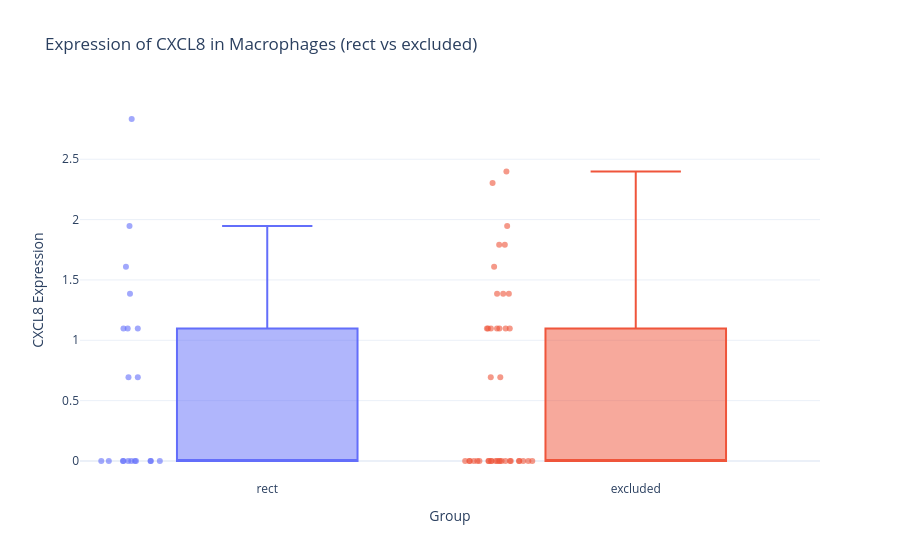

The cell this chart's notebook holds for it:
### Code cell
import plotly.express as px

# Choose the top marker gene (e.g., CXCL8 or any other)
top_marker = "CXCL8"

# Make sure the gene exists in the dataframe
if top_marker in monocytes_combined.columns:
    fig = px.box(
        monocytes_combined,
        x="group",
        y=top_marker,
        points="all",  # shows individual data points
        color="group",
        title=f"Expression of {top_marker} in Macrophages (rect vs excluded)",
        labels={
            "group": "Group",
            top_marker: f"{top_marker} Expression"
        },
        template="plotly_white"
    )
    fig.update_traces(marker=dict(size=6, opacity=0.6), jitter=0.4)
    fig.update_layout(showlegend=False)
    fig.show()
else:
    print(f"Gene '{top_marker}' not found in dataframe.")

### Figure 1 — Plotly figure (JSON) as saved in the notebook; plotly's stock layout.template omitted (floating-point values rounded to 4 significant figures)
{"data": [{"alignmentgroup": "True", "boxpoints": "all", "hovertemplate": "Group=%{x}<br>CXCL8 Expression=%{y}<extra></extra>", "jitter": 0.4, "legendgroup": "rect", "marker": {"color": "#636efa", "opacity": 0.6, "size": 6}, "name": "rect", "notched": false, "offsetgroup": "rect", "orientation": "v", "showlegend": true, "type": "box", "x": ["rect", "rect", "rect", "rect", "rect", "rect", "rect", "rect", "rect", "rect", "rect", "rect", "rect", "rect", "rect", "rect", "rect", "rect", "rect", "rect"], "x0": " ", "xaxis": "x", "y": [0.6931, 0, 0, 1.609, 0, 0, 0, 1.386, 1.946, 0, 2.833, 1.099, 1.099, 0, 0, 0.6931, 1.099, 0, 0, 0], "y0": " ", "yaxis": "y"}, {"alignmentgroup": "True", "boxpoints": "all", "hovertemplate": "Group=%{x}<br>CXCL8 Expression=%{y}<extra></extra>", "jitter": 0.4, "legendgroup": "excluded", "marker": {"color": "#EF553B", "opacity": 0.6, "size": 6}, "name": "excluded", "notched": false, "offsetgroup": "excluded", "orientation": "v", "showlegend": true, "type": "box", "x": ["excluded", "excluded", "excluded", "excluded", "excluded", "excluded", "excluded", "excluded", "excluded", "excluded", "excluded", "excluded", "excluded", "excluded", "excluded", "excluded", "excluded", "excluded", "excluded", "excluded", "excluded", "excluded", "excluded", "excluded", "excluded", "excluded", "excluded", "excluded", "excluded", "excluded", "excluded", "excluded", "excluded", "excluded", "excluded", "excluded", "excluded", "excluded", "excluded", "excluded", "excluded"], "x0": " ", "xaxis": "x", "y": [0, 0, 0, 1.099, 0, 0.6931, 1.099, 0, 1.099, 2.398, 0, 0, 1.386, 1.386, 1.099, 1.792, 0, 1.099, 1.946, 0, 1.099, 0, 0, 1.792, 1.386, 0, 0, 0, 0, 0, 0, 0.6931, 0, 0, 1.609, 2.303, 0, 1.099, 0, 0, 0], "y0": " ", "yaxis": "y"}], "layout": {"autosize": true, "boxmode": "overlay", "legend": {"title": {"text": "Group"}, "tracegroupgap": 0}, "showlegend": false, "title": {"text": "Expression of CXCL8 in Macrophages (rect vs excluded)"}, "xaxis": {"anchor": "y", "autorange": true, "categoryarray": ["rect", "excluded"], "categoryorder": "array", "domain": [0, 1], "range": [-0.5053, 1.5], "title": {"text": "Group"}, "type": "category"}, "yaxis": {"anchor": "x", "autorange": true, "domain": [0, 1], "range": [-0.1574, 2.991], "title": {"text": "CXCL8 Expression"}, "type": "linear"}}}
